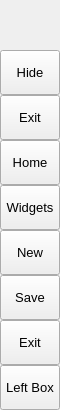
        <widget class="QFrame" name="leftMenuBg">
         <property name="minimumSize">
          <size>
           <width>60</width>
           <height>0</height>
          </size>
         </property>
         <property name="maximumSize">
          <size>
           <width>60</width>
           <height>16777215</height>
          </size>
         </property>
         <property name="frameShape">
          <enum>QFrame::NoFrame</enum>
         </property>
         <layout class="QVBoxLayout" name="verticalLayout_3">
          <property name="spacing">
           <number>0</number>
          </property>
          <property name="leftMargin">
           <number>0</number>
          </property>
          <property name="topMargin">
           <number>0</number>
          </property>
          <property name="rightMargin">
           <number>0</number>
          </property>
          <property name="bottomMargin">
           <number>0</number>
          </property>
          <item>
           <widget class="QFrame" name="topLogoInfo">
            <property name="minimumSize">
             <size>
              <width>0</width>
              <height>50</height>
             </size>
            </property>
            <property name="maximumSize">
             <size>
              <width>16777215</width>
              <height>50</height>
             </size>
            </property>
            <property name="frameShape">
             <enum>QFrame::NoFrame</enum>
            </property>
            <widget class="QFrame" name="topLogo">
             <property name="geometry">
              <rect>
               <x>10</x>
               <y>0</y>
               <width>42</width>
               <height>42</height>
              </rect>
             </property>
             <property name="minimumSize">
              <size>
               <width>42</width>
               <height>42</height>
              </size>
             </property>
             <property name="maximumSize">
              <size>
               <width>42</width>
               <height>42</height>
              </size>
             </property>
             <property name="frameShape">
              <enum>QFrame::NoFrame</enum>
             </property>
            </widget>
            <widget class="QLabel" name="titleLeftApp">
             <property name="geometry">
              <rect>
               <x>70</x>
               <y>8</y>
               <width>160</width>
               <height>20</height>
              </rect>
             </property>
             <property name="font">
              <font>
               <family>Segoe UI Semibold</family>
               <pointsize>12</pointsize>
               <weight>7</weight>
               <italic>false</italic>
               <bold>false</bold>
              </font>
             </property>
             <property name="text">
              <string>PyDracula</string>
             </property>
            </widget>
            <widget class="QLabel" name="titleLeftDescription">
             <property name="geometry">
              <rect>
               <x>70</x>
               <y>27</y>
               <width>160</width>
               <height>16</height>
              </rect>
             </property>
             <property name="maximumSize">
              <size>
               <width>16777215</width>
               <height>16</height>
              </size>
             </property>
             <property name="font">
              <font>
               <family>Segoe UI</family>
               <pointsize>8</pointsize>
               <weight>50</weight>
               <italic>false</italic>
               <bold>false</bold>
              </font>
             </property>
             <property name="text">
              <string>Modern GUI / Flat Style</string>
             </property>
            </widget>
           </widget>
          </item>
          <item>
           <widget class="QFrame" name="leftMenuFrame">
            <property name="frameShape">
             <enum>QFrame::NoFrame</enum>
            </property>
            <layout class="QVBoxLayout" name="verticalMenuLayout">
             <property name="spacing">
              <number>0</number>
             </property>
             <property name="leftMargin">
              <number>0</number>
             </property>
             <property name="topMargin">
              <number>0</number>
             </property>
             <property name="rightMargin">
              <number>0</number>
             </property>
             <property name="bottomMargin">
              <number>0</number>
             </property>
             <item>
              <widget class="QFrame" name="toggleBox">
               <property name="maximumSize">
                <size>
                 <width>16777215</width>
                 <height>45</height>
                </size>
               </property>
               <property name="frameShape">
                <enum>QFrame::NoFrame</enum>
               </property>
               <layout class="QVBoxLayout" name="verticalLayout_4">
                <property name="spacing">
                 <number>0</number>
                </property>
                <property name="leftMargin">
                 <number>0</number>
                </property>
                <property name="topMargin">
                 <number>0</number>
                </property>
                <property name="rightMargin">
                 <number>0</number>
                </property>
                <property name="bottomMargin">
                 <number>0</number>
                </property>
                <item>
                 <widget class="QPushButton" name="toggleButton">
                  <property name="sizePolicy">
                   <sizepolicy hsizetype="Expanding" vsizetype="Fixed">
                    <horstretch>0</horstretch>
                    <verstretch>0</verstretch>
                   </sizepolicy>
                  </property>
                  <property name="minimumSize">
                   <size>
                    <width>0</width>
                    <height>45</height>
                   </size>
                  </property>
                  <property name="font">
                   <font>
                    <family>Segoe UI</family>
                    <pointsize>10</pointsize>
                    <weight>50</weight>
                    <italic>false</italic>
                    <bold>false</bold>
                   </font>
                  </property>
                  <property name="cursor">
                   <cursorShape>PointingHandCursor</cursorShape>
                  </property>
                  <property name="layoutDirection">
                   <enum>Qt::LeftToRight</enum>
                  </property>
                  <property name="styleSheet">
                   <string notr="true">background-image: url(:/icons/images/icons/icon_menu.png);</string>
                  </property>
                  <property name="text">
                   <string>Hide</string>
                  </property>
                 </widget>
                </item>
               </layout>
              </widget>
             </item>
             <item>
              <widget class="QFrame" name="topMenu">
               <property name="frameShape">
                <enum>QFrame::NoFrame</enum>
               </property>
               <layout class="QVBoxLayout" name="verticalLayout_8">
                <property name="spacing">
                 <number>0</number>
                </property>
                <property name="leftMargin">
                 <number>0</number>
                </property>
                <property name="topMargin">
                 <number>0</number>
                </property>
                <property name="rightMargin">
                 <number>0</number>
                </property>
                <property name="bottomMargin">
                 <number>0</number>
                </property>
                <item>
                 <widget class="QPushButton" name="btn_counter">
                  <property name="sizePolicy">
                   <sizepolicy hsizetype="Expanding" vsizetype="Fixed">
                    <horstretch>0</horstretch>
                    <verstretch>0</verstretch>
                   </sizepolicy>
                  </property>
                  <property name="minimumSize">
                   <size>
                    <width>0</width>
                    <height>45</height>
                   </size>
                  </property>
                  <property name="font">
                   <font>
                    <family>Segoe UI</family>
                    <pointsize>10</pointsize>
                    <weight>50</weight>
                    <italic>false</italic>
                    <bold>false</bold>
                   </font>
                  </property>
                  <property name="cursor">
                   <cursorShape>PointingHandCursor</cursorShape>
                  </property>
                  <property name="layoutDirection">
                   <enum>Qt::LeftToRight</enum>
                  </property>
                  <property name="styleSheet">
                   <string notr="true">background-image: url(:/icons/images/icons/cil-speedometer.png);</string>
                  </property>
                  <property name="text">
                   <string>Exit</string>
                  </property>
                 </widget>
                </item>
                <item>
                 <widget class="QPushButton" name="btn_confocal">
                  <property name="sizePolicy">
                   <sizepolicy hsizetype="Expanding" vsizetype="Fixed">
                    <horstretch>0</horstretch>
                    <verstretch>0</verstretch>
                   </sizepolicy>
                  </property>
                  <property name="minimumSize">
                   <size>
                    <width>0</width>
                    <height>45</height>
                   </size>
                  </property>
                  <property name="font">
                   <font>
                    <family>Segoe UI</family>
                    <pointsize>10</pointsize>
                    <weight>50</weight>
                    <italic>false</italic>
                    <bold>false</bold>
                   </font>
                  </property>
                  <property name="cursor">
                   <cursorShape>PointingHandCursor</cursorShape>
                  </property>
                  <property name="layoutDirection">
                   <enum>Qt::LeftToRight</enum>
                  </property>
                  <property name="styleSheet">
                   <string notr="true">background-image: url(:/icons/images/icons/cil-magnifying-glass.png);</string>
                  </property>
                  <property name="text">
                   <string>Home</string>
                  </property>
                 </widget>
                </item>
                <item>
                 <widget class="QPushButton" name="btn_magnet">
                  <property name="sizePolicy">
                   <sizepolicy hsizetype="Expanding" vsizetype="Fixed">
                    <horstretch>0</horstretch>
                    <verstretch>0</verstretch>
                   </sizepolicy>
                  </property>
                  <property name="minimumSize">
                   <size>
                    <width>0</width>
                    <height>45</height>
                   </size>
                  </property>
                  <property name="font">
                   <font>
                    <family>Segoe UI</family>
                    <pointsize>10</pointsize>
                    <weight>50</weight>
                    <italic>false</italic>
                    <bold>false</bold>
                   </font>
                  </property>
                  <property name="cursor">
                   <cursorShape>PointingHandCursor</cursorShape>
                  </property>
                  <property name="layoutDirection">
                   <enum>Qt::LeftToRight</enum>
                  </property>
                  <property name="styleSheet">
                   <string notr="true">background-image: url(:/icons/images/icons/cil-transfer.png);</string>
                  </property>
                  <property name="text">
                   <string>Widgets</string>
                  </property>
                 </widget>
                </item>
                <item>
                 <widget class="QPushButton" name="btn_control">
                  <property name="sizePolicy">
                   <sizepolicy hsizetype="Expanding" vsizetype="Fixed">
                    <horstretch>0</horstretch>
                    <verstretch>0</verstretch>
                   </sizepolicy>
                  </property>
                  <property name="minimumSize">
                   <size>
                    <width>0</width>
                    <height>45</height>
                   </size>
                  </property>
                  <property name="font">
                   <font>
                    <family>Segoe UI</family>
                    <pointsize>10</pointsize>
                    <weight>50</weight>
                    <italic>false</italic>
                    <bold>false</bold>
                   </font>
                  </property>
                  <property name="cursor">
                   <cursorShape>PointingHandCursor</cursorShape>
                  </property>
                  <property name="layoutDirection">
                   <enum>Qt::LeftToRight</enum>
                  </property>
                  <property name="styleSheet">
                   <string notr="true">background-image: url(:/icons/images/icons/cil-rss.png);</string>
                  </property>
                  <property name="text">
                   <string>New</string>
                  </property>
                 </widget>
                </item>
                <item>
                 <widget class="QPushButton" name="btn_save">
                  <property name="sizePolicy">
                   <sizepolicy hsizetype="Expanding" vsizetype="Fixed">
                    <horstretch>0</horstretch>
                    <verstretch>0</verstretch>
                   </sizepolicy>
                  </property>
                  <property name="minimumSize">
                   <size>
                    <width>0</width>
                    <height>45</height>
                   </size>
                  </property>
                  <property name="font">
                   <font>
                    <family>Segoe UI</family>
                    <pointsize>10</pointsize>
                    <weight>50</weight>
                    <italic>false</italic>
                    <bold>false</bold>
                   </font>
                  </property>
                  <property name="cursor">
                   <cursorShape>PointingHandCursor</cursorShape>
                  </property>
                  <property name="layoutDirection">
                   <enum>Qt::LeftToRight</enum>
                  </property>
                  <property name="styleSheet">
                   <string notr="true">background-image: url(:/icons/images/icons/cil-save.png)</string>
                  </property>
                  <property name="text">
                   <string>Save</string>
                  </property>
                 </widget>
                </item>
                <item>
                 <widget class="QPushButton" name="btn_exit">
                  <property name="sizePolicy">
                   <sizepolicy hsizetype="Expanding" vsizetype="Fixed">
                    <horstretch>0</horstretch>
                    <verstretch>0</verstretch>
                   </sizepolicy>
                  </property>
                  <property name="minimumSize">
                   <size>
                    <width>0</width>
                    <height>45</height>
                   </size>
                  </property>
                  <property name="font">
                   <font>
                    <family>Segoe UI</family>
                    <pointsize>10</pointsize>
                    <weight>50</weight>
                    <italic>false</italic>
                    <bold>false</bold>
                   </font>
                  </property>
                  <property name="cursor">
                   <cursorShape>PointingHandCursor</cursorShape>
                  </property>
                  <property name="layoutDirection">
                   <enum>Qt::LeftToRight</enum>
                  </property>
                  <property name="styleSheet">
                   <string notr="true">background-image: url(:/icons/images/icons/cil-x.png);</string>
                  </property>
                  <property name="text">
                   <string>Exit</string>
                  </property>
                 </widget>
                </item>
               </layout>
              </widget>
             </item>
             <item>
              <widget class="QFrame" name="bottomMenu">
               <property name="frameShape">
                <enum>QFrame::NoFrame</enum>
               </property>
               <layout class="QVBoxLayout" name="verticalLayout_9">
                <property name="spacing">
                 <number>0</number>
                </property>
                <property name="leftMargin">
                 <number>0</number>
                </property>
                <property name="topMargin">
                 <number>0</number>
                </property>
                <property name="rightMargin">
                 <number>0</number>
                </property>
                <property name="bottomMargin">
                 <number>0</number>
                </property>
                <item>
                 <widget class="QPushButton" name="toggleLeftBox">
                  <property name="sizePolicy">
                   <sizepolicy hsizetype="Expanding" vsizetype="Fixed">
                    <horstretch>0</horstretch>
                    <verstretch>0</verstretch>
                   </sizepolicy>
                  </property>
                  <property name="minimumSize">
                   <size>
                    <width>0</width>
                    <height>45</height>
                   </size>
                  </property>
                  <property name="font">
                   <font>
                    <family>Segoe UI</family>
                    <pointsize>10</pointsize>
                    <weight>50</weight>
                    <italic>false</italic>
                    <bold>false</bold>
                   </font>
                  </property>
                  <property name="cursor">
                   <cursorShape>PointingHandCursor</cursorShape>
                  </property>
                  <property name="layoutDirection">
                   <enum>Qt::LeftToRight</enum>
                  </property>
                  <property name="styleSheet">
                   <string notr="true">background-image: url(:/icons/images/icons/icon_settings.png);</string>
                  </property>
                  <property name="text">
                   <string>Left Box</string>
                  </property>
                 </widget>
                </item>
               </layout>
              </widget>
             </item>
            </layout>
           </widget>
          </item>
         </layout>
        </widget>
